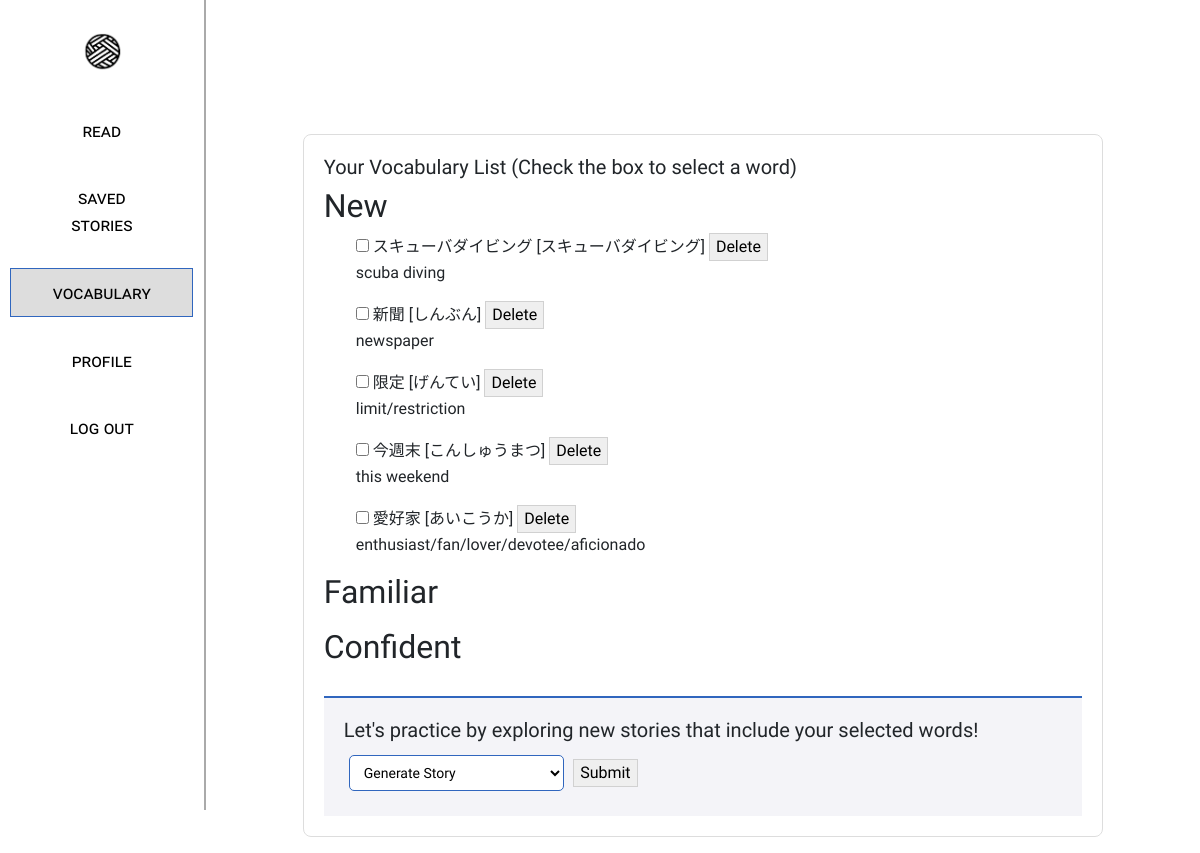
/vocab (signed in), run on the app's committed database.
### app.py (models this page shows)
class Vocabulary(db.Model):
    id = db.Column(db.Integer, primary_key=True)
    chinese_word = db.Column(db.String(100), nullable=False)
    translation = db.Column(db.String(100), server_default='')
    pronunciation = db.Column(db.String(100), server_default='')
    level = db.Column(db.String(50), nullable=False)  # Values: 'new', 'familiar', 'confident'
    user_id = db.Column(db.Integer, db.ForeignKey('users.id'), nullable=False)
    seen = db.Column(db.Integer, default=0)
    user = db.relationship('User', back_populates='vocabularies')

### app.py (the view)
@app.route('/vocab', methods=['GET', 'POST'])
def vocab():
    if 'user' not in session:
        return redirect('/login')
    user_id = User.query.filter_by(username=session['user']).first().id
    if request.method == 'POST':
        if request.form.get('delete'):
            delete_word = request.form.get('delete')
            Vocabulary.query.filter_by(user_id=user_id, chinese_word=delete_word).delete()
            db.session.commit()
            return redirect('/vocab')
        elif request.form.get('submit_action') == 'execute_action':
            selected_words = request.form.getlist('selected_words')
            paragraph_type = request.form.get('action')
            session['selected_words'] = selected_words
            session['paragraph_type'] = paragraph_type
            flash('Your selection has been saved! Go to "Read" to generate your story.', 'info-selection')
            return redirect('/vocab')
    else:
        vocab_list = Vocabulary.query.filter_by(user_id=user_id).all()
        vocab_dict = {'new': [], 'familiar': [], 'confident': []}
        for vocab in vocab_list:
            vocab_dict[vocab.level].append({'word': vocab.chinese_word, 'sense': vocab.translation.split('(')[0], 'pronunciation': vocab.pronunciation})
        return render_template('vocab.html', vocab=vocab_dict)

### templates/vocab.html (shortened to what this page needs)
<!DOCTYPE html>
<html>
<head>
    <link rel="stylesheet" href="../static/styles.css">
    <link href="https://cdn.jsdelivr.net/npm/bootstrap@5.3.0/dist/css/bootstrap.min.css" rel="stylesheet">
</head>
<body>
    <div class="urbanist-main">
        <div style="display:flex; flex-direction: row;">
            <div class="sidebar" style="flex-direction: column;">
                <a href="/" style="display: inline-block; height: 40px;">
                    <img style="height: 100%;" src="../static/wordweaverlogo.png" alt="Home">
                </a>
                <div style="display: flex; flex-direction: column; margin-top:15px; width:90%">
                    <div class="sidebar-item" >
                        <form action="/read" style="width:100%">
                            <button class="white long smallcaps-text" style="width:100%; color:black; border:0px;">
                                read
                            </button>
                        </form>
                    </div>
                    <div class="sidebar-item" >
                        <form action="/stories" style="width:100%">
                            <button class="white long smallcaps-text" style="width:100%; color:black; border:0px">
                                saved stories
                            </button>
                        </form>
                    </div>
                    <div class="sidebar-item" >
                        <form action="/vocab" style="width:100%">
                            <button class="long smallcaps-text" style="width:100%; color:black; background: #ddd; border: 1px solid #3066be">
                                vocabulary
                            </button>
                        </form>
                    </div>
                    <div class="sidebar-item" >
                        <form action="/profile" style="width:100%">
                            <button class="white long smallcaps-text" style="width:100%; color:black; border:0px">
                                profile
                            </button>
                        </form>
                    </div>
                    <div class="sidebar-item" >
                        <form action="/logout" style="width:100%">
                            <button class="white long smallcaps-text" style="width:100%; color:black; border:0px">
                                log out
                            </button>
                        </form>
                    </div>
                </div>
            </div>
            <div class="ui" style="width:100%; overflow: scroll; max-height: 100vh; display: inline-block;">
                <div style="flex-direction: column;">
                    <div class="left aligned column main-col" style="max-width: 800px; margin-top: 150px;">
                        <div class="center-container" id="text" style="text-align: left;">
                            <h1 class="huge">Your Vocabulary List (Check the box to select a word)</h1>
                            <form action="/vocab" method="POST">
                                {% for level, words in vocab.items() %}
                                    <h2>{{ level.capitalize() }}</h2>
                                    <ul>
                                        {% for word in words %}
                                                <input type="checkbox" name="selected_words" value="{{ word.word }}" id="{{ word.word }}">
                                                <label for="{{ word.word }}">{{ word.word }}</label>
                                                {% if word.pronunciation != "" %}
                                                    <span>[{{ word.pronunciation }}]</span>
                                                    <button type="submit" name="delete" value="{{ word.word }}">Delete</button>
                                                {% endif %}
                                                <p>{{ word.sense }}</p>
                                        {% endfor %}
                                    </ul>
                                {% endfor %}
                                <div class="practice-section">
                                    <h1 class="huge">Let's practice by exploring new stories that include your selected words! </h1>
                                    <select name="action" class="dropdown-style">
                                        <option value="generate_story">Generate Story</option>
                                    </select>
                                    <button type="submit" name="submit_action" value="execute_action">Submit</button>
                                </div>
                            </form>
                        </div>
                    </div>
                </div>
            </div>
        </div>
    </div>
</body>
</html>

### static/styles.css (style rules this page uses)
.center-container { margin: 10px; text-align: center; box-sizing: inherit; }
.ui { flex-wrap: wrap; padding: 0; margin: -1rem; }
.left.aligned { text-align: left; }
.column { max-width: 800px; width: 100%; padding: 10px; }
.huge { font-size: 1.25em; font-weight: 400; }
button { border: 1px solid rgba(34,36,38,.15); border-radius: .28571429rem; transition: box-shadow .1s ease,border-color .1s ease; box-shadow: none; bottom: 1px; cursor: pointer; }
.urbanist-main { font-family: "Urbanist", sans-serif; font-optical-sizing: auto; font-style: normal; }
button.long { padding: 10px 35px; }
button.white { background:#fff; color: #3066be; border-color: #aaa }
body { animation: fadeInAnimation ease 1s; animation-iteration-count: 1; animation-fill-mode: forwards; }
.main-col { display: flex; flex-direction: column; margin: auto; border: 1px solid #ddd; background: #fff; border-radius: 8px; }
.sidebar { display: flex; width: 20%; padding-top:2rem; align-items: center; border-right: 2px solid #aaa; height: 95vh; z-index: 2; }
.sidebar-item { width: 100%; justify-content: center; display: flex; margin-top:20px }
.smallcaps-text { font-size: 18px; font-variant: small-caps;; }
.practice-section { background-color: #f4f4f8; padding: 20px; margin-top: 30px; border-top: 2px solid #3066be; }
.dropdown-style { font-family: 'Urbanist', sans-serif; font-size: 14px; padding: 8px 10px; margin: 5px 5px; background-color: white; border: 1px solid #3066be; border-radius: 5px; width: 30%; }

### data on the page
Vocabulary: word "スキューバダイビング", pronunciation "スキューバダイビング", sense "scuba diving"
Vocabulary: word "新聞", pronunciation "しんぶん", sense "newspaper"
Vocabulary: word "限定", pronunciation "げんてい", sense "limit/restriction"
Vocabulary: word "今週末", pronunciation "こんしゅうまつ", sense "this weekend"
Vocabulary: word "愛好家", pronunciation "あいこうか", sense "enthusiast/fan/lover/devotee/aficionado"

### other printed values
{{ level.capitalize() }} "New" "Familiar" "Confident"
